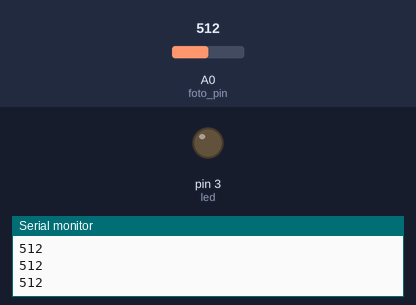
Bench run of a sketch on a simulated Arduino Uno, built with avr-gcc and run on an emulated ATmega328P. Parts: output pins drawn as LEDs (lit = HIGH), the last lines printed to the serial monitor. The inputs (shaded band) are chosen by the test bench; at power-on: A0 (foto_pin) = 512.

Above: at 1.2 s.
1.3 s: A0 (foto_pin) set to 684
2.8 s: A0 (foto_pin) set to 707
At 3.5 s:
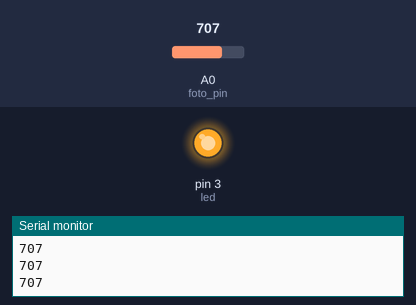
4.3 s: A0 (foto_pin) set to 690
At 4.6 s:
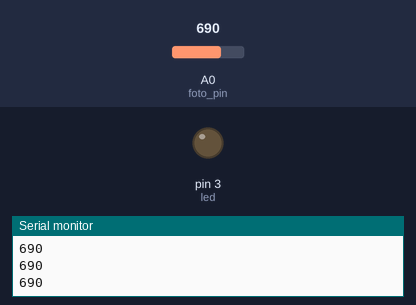
5.8 s: A0 (foto_pin) set to 710
At 7.0 s:
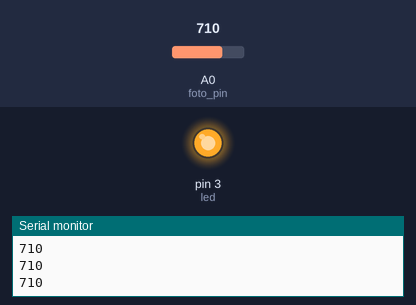
Timing chart, 0 to 8.3 s (numbered marks = the images above; inputs shaded):
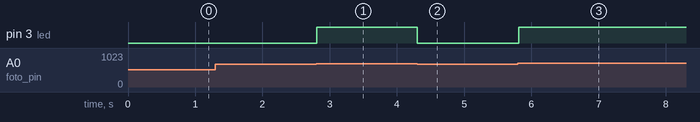

The sketch:

Fotoresistenza.ino
```cpp
#define foto_pin A0
#define led   3

int value;

void setup() {
  pinMode(led, OUTPUT);
  Serial.begin(9600);
}

void loop() {
  value = analogRead(foto_pin);
  Serial.println(value);

  if (value < 700) {
    digitalWrite(led, LOW);
  } else {
    digitalWrite(led, HIGH);
  }
}
```

Measured:
- the behaviour switches between 699 and 700 on A0 (foto_pin) (found by bisection; images 0 and 1)
- after the input at 2.8 s, pin 3 (led): LOW → HIGH at once
- after the input at 4.3 s, pin 3 (led): HIGH → LOW at once
- after the input at 5.8 s, pin 3 (led): LOW → HIGH at once
